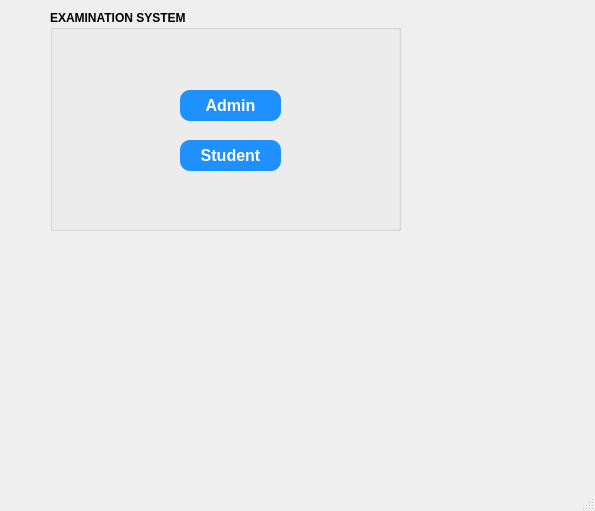
<?xml version="1.0" encoding="UTF-8"?>
<ui version="4.0">
 <class>MainWindow</class>
 <widget class="QMainWindow" name="MainWindow">
  <property name="geometry">
   <rect>
    <x>0</x>
    <y>0</y>
    <width>595</width>
    <height>511</height>
   </rect>
  </property>
  <property name="font">
   <font>
    <bold>true</bold>
   </font>
  </property>
  <property name="windowTitle">
   <string>MainWindow</string>
  </property>
  <widget class="QWidget" name="centralwidget">
   <widget class="QGroupBox" name="groupBox">
    <property name="geometry">
     <rect>
      <x>50</x>
      <y>10</y>
      <width>351</width>
      <height>221</height>
     </rect>
    </property>
    <property name="title">
     <string>EXAMINATION SYSTEM</string>
    </property>
    <widget class="QPushButton" name="btnAdmin">
     <property name="geometry">
      <rect>
       <x>130</x>
       <y>80</y>
       <width>101</width>
       <height>31</height>
      </rect>
     </property>
     <property name="styleSheet">
      <string notr="true">QPushButton {
    background-color: #1E90FF;  
    color: white;                
    font-size: 16px;
    border-radius: 10px;
    padding: 8px 16px;
}

QPushButton:hover {
    background-color: #187bcd;  
}
</string>
     </property>
     <property name="text">
      <string>Admin</string>
     </property>
    </widget>
    <widget class="QPushButton" name="btnStudent">
     <property name="geometry">
      <rect>
       <x>130</x>
       <y>130</y>
       <width>101</width>
       <height>31</height>
      </rect>
     </property>
     <property name="styleSheet">
      <string notr="true">QPushButton {
    background-color: #1E90FF;  /* لون الخلفية */
    color: white;                /* لون النص */
    font-size: 16px;
    border-radius: 10px;
    padding: 8px 16px;
}

QPushButton:hover {
    background-color: #187bcd;   /* لون عند المرور بالماوس */
}
</string>
     </property>
     <property name="text">
      <string>Student</string>
     </property>
    </widget>
   </widget>
  </widget>
  <widget class="QMenuBar" name="menubar">
   <property name="geometry">
    <rect>
     <x>0</x>
     <y>0</y>
     <width>595</width>
     <height>18</height>
    </rect>
   </property>
  </widget>
  <widget class="QStatusBar" name="statusbar"/>
 </widget>
 <resources/>
 <connections/>
</ui>
